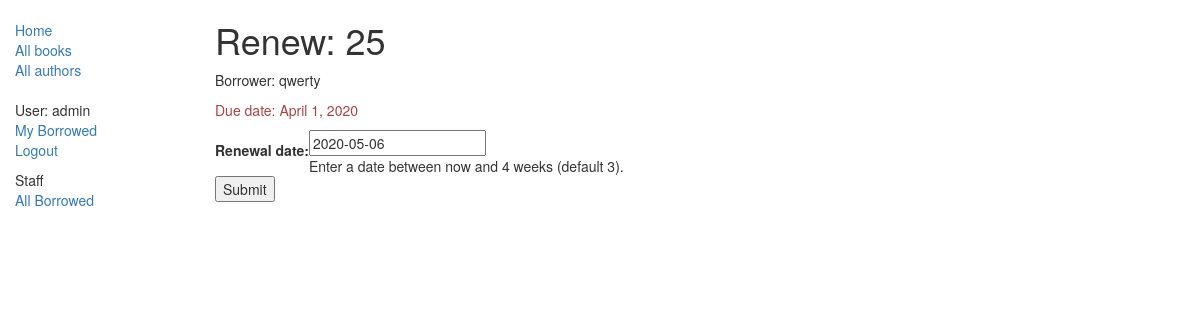
The app's page /catalog/book/b8ac8448981d465e987d0e98ea4c60e4/renew/ (signed in), older data.
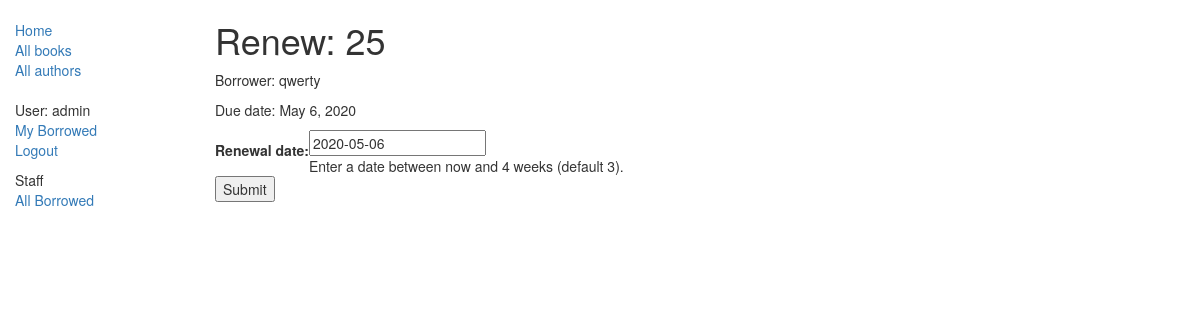
The same page, newer data.
### catalog/models.py (models this page shows, shortened)
class BookInstance(models.Model):
    class Meta:
        permissions = (("can_mark_returned", "Set book as returned"),)
    @property
    def is_overdue(self):
        if self.due_back and date.today() > self.due_back:
            return True
        return False
    id = models.UUIDField(primary_key=True, default=uuid.uuid4,
                          help_text="Unique ID for this particular book across whole library")
    book = models.ForeignKey('Book', on_delete=models.SET_NULL, null=True)
    imprint = models.CharField(max_length=200)
    due_back = models.DateField(null=True, blank=True)
    LOAN_STATUS = (
        ('m', 'Maintenance'),
        ('o', 'On loan'),
        ('a', 'Available'),
        ('r', 'Reserved'),
    )
    status = models.CharField(max_length=1, choices=LOAN_STATUS, blank=True, default='m',
                              help_text='Book availability')
    borrower = models.ForeignKey(User, on_delete=models.SET_NULL, null=True, blank=True)
    class Meta:
        ordering = ["due_back"]

class Book(models.Model):
    title = models.CharField(max_length=200)
    author = models.ForeignKey('Author', on_delete=models.SET_NULL, null=True)
    summary = models.TextField(max_length=1000, help_text="Enter a brief description of the book")
    isbn = models.CharField('ISBN', max_length=13,
                            help_text='13 Character <a href="https://www.isbn-international.org/content/what-isbn">ISBN number</a>')
    genre = models.ManyToManyField('Genre', help_text="Select a genre for this book")
    def display_genre(self):
        """
            Creates a string for the Genre. This is required to display genre in Admin.
            """
        return ', '.join([genre.name for genre in self.genre.all()[:3]])
    display_genre.short_description = 'Genre'

### catalog/views.py (the view)
# urls.py: url(r'^book/(?P<pk>[-\w]+)/renew/$', views.renew_book_librarian, name='renew-book-librarian'),
@permission_required('catalog.can_mark_returned')
def renew_book_librarian(request, pk):
    book_inst = get_object_or_404(BookInstance, pk=pk)
    if request.method == 'POST':
        form = RenewBookForm(request.POST)
        if form.is_valid():
            book_inst.due_back = form.cleaned_data['renewal_date']
            book_inst.save()
            return HttpResponseRedirect(reverse('all_borrowed'))
    else:
        proposed_renewal_date = datetime.date.today() + datetime.timedelta(weeks=3)
        form = RenewBookForm(initial={'renewal_date': proposed_renewal_date, })
    return render(request, 'catalog/book_renew_librarian.html', {'form': form, 'bookinst': book_inst})

### catalog/forms.py (shortened to what this page needs)
class RenewBookForm(forms.Form):
    renewal_date = forms.DateField(help_text="Enter a date between now and 4 weeks (default 3).")

### catalog/templates/catalog/book_renew_librarian.html (shortened to what this page needs)
{% extends "base_generic.html" %}
{% block content %}
    <h1>Renew: {{bookinst.book.title}}</h1>
    <p>Borrower: {{bookinst.borrower}}</p>
    <p{% if bookinst.is_overdue %} class="text-danger"{% endif %}>Due date: {{bookinst.due_back}}</p>
    <form action="" method="post">
        <table>
        {{ form }}
        </table>
        <input type="submit" value="Submit" />
    </form>
{% endblock %}

Row changes from the older to the newer data that the page shows:
changed BookInstance "qwerty": due_back "April 1, 2020" → "May 6, 2020"
